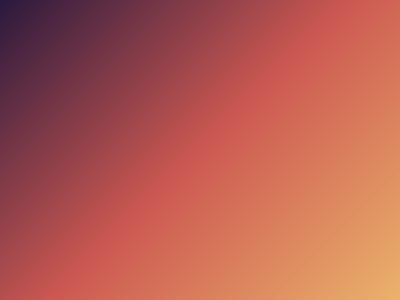
Frame 1 (no input)
Frame 60 (the mouse pressed at the canvas centre just before this capture): identical to frame 1, image omitted
Frame 120 (the mouse held since frame 60 and released just before this capture): identical to frame 1, image omitted

The Processing sketch that drew this single still picture (run headless with seeded random() and noise(); from frame 60 on, the mouse is pressed at the canvas centre):

// Processing sketch: sketch_260529d
// ── sketch_260529d.pde
// 1. 在最外层准备三个颜色的“空碗”
color c1, c2, c3;

void setup() {
  size(400, 300);
  
  // 微调后的颜色（变成了暖色调）
  c1 = color(43, 25, 61);    // 暗紫红
  c2 = color(204, 88, 81);   // 陶土红
  c3 = color(235, 178, 107); // 沙丘黄
}

void draw() {
  loadPixels();
  for (int x = 0; x < width; x++) {
    for (int y = 0; y < height; y++) {
      
// 把 X 和 Y 加起来算总进度
      float normalizedXY = map(x + y, 0, (width + height) - 2, 0, 1); 
      
      color c;
      if (normalizedXY < 0.5) {
        c = lerpColor(c1, c2, map(normalizedXY, 0, 0.5, 0, 1));
      } else {
        c = lerpColor(c2, c3, map(normalizedXY, 0.5, 1, 0, 1));
      }

      pixels[x + y * width] = c; 
    }
  }
  updatePixels();
}
